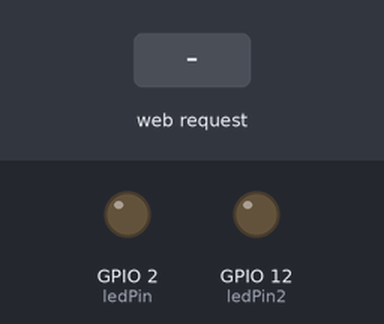
The sketch below on a simulated ESP8266 (NodeMCU). On the bench: output pins drawn as LEDs (lit = HIGH). Inputs (shaded band) come from the test bench. WiFi joins after 1.5 s; servers stay silent unless stated; what the sketch prints to the serial monitor is not drawn.

Above: at 2.7 s.
2.8 s: HTTP request GET /LED=ON received
At 4.0 s:
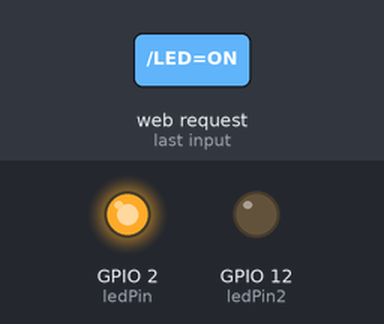
4.3 s: HTTP request GET /LED2=ON received
At 5.1 s:
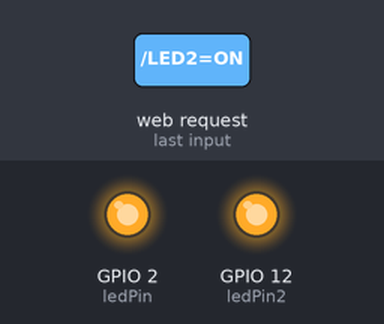
5.8 s: HTTP request GET /LED=OFF received
At 6.2 s:
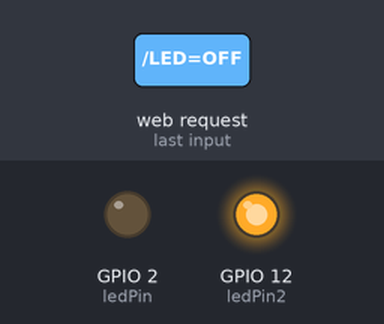
7.3 s: HTTP request GET /LED2=OFF received
At 8.6 s:
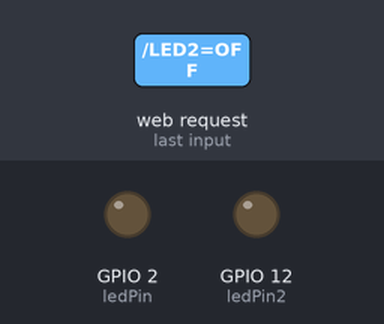
Timing chart, 0 to 9.8 s (numbered marks = the images above; inputs shaded):
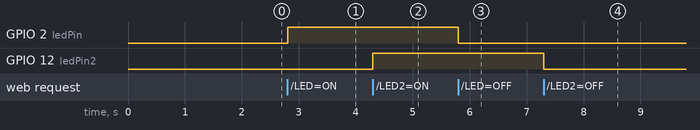

Measured:
- after the input at 2.8 s, GPIO 2 (ledPin): LOW → HIGH at once
- after the input at 4.3 s, GPIO 12 (ledPin2): LOW → HIGH at once
- after the input at 5.8 s, GPIO 2 (ledPin): HIGH → LOW at once
- after the input at 7.3 s, GPIO 12 (ledPin2): HIGH → LOW at once

The sketch:

esp.ino
```cpp
#include  <ESP8266WiFi.h>

const char* ssid     ="ESNET_35"; // Tu wpisz nazwę swojego wifi
const char* password = "17777777"; // Tu wpisz hasło do swojego wifi

int ledPin = 2; // D4
int ledPin2 = 12; // D6
WiFiServer server(80);

void setup() {
Serial.begin(115200);
delay(10);

pinMode(ledPin, OUTPUT);
digitalWrite(ledPin, LOW);
pinMode(ledPin2, OUTPUT);
digitalWrite(ledPin2, LOW);

// Connect to WiFi network
Serial.println();
Serial.println();
Serial.print("Connecting to ");
Serial.println(ssid);

WiFi.begin(ssid, password);
while (WiFi.status() != WL_CONNECTED) {
delay(500);
Serial.print(".");
}

Serial.println("");
Serial.println("WiFi connected");

// Start the server
server.begin();
Serial.println("Server started");

// Print the IP address
Serial.print("Use this URL to connect: ");
Serial.print("http://");
Serial.print(WiFi.localIP());
Serial.println("/");
}

void loop() {
// Check if a client has connected
WiFiClient client = server.available();
if (!client) {
  return;
}

// Wait until the client sends some data
Serial.println("new client");
int timewate = 0;
while(!client.available()){
  delay(1);
  timewate = timewate +1;
  if(timewate>1800)
  {
    Serial.println(">>> Client Timeout !");
    client.stop();
    return;
  }
}

// Read the first line of the request
String request = client.readStringUntil('\r');
Serial.println(request);
client.flush();

// Match the request
int value = LOW;
if (request.indexOf("/LED=ON") != -1)  {
  digitalWrite(ledPin, HIGH);
  value = HIGH;
}

if (request.indexOf("/LED=OFF") != -1)  {
  digitalWrite(ledPin, LOW);
  value = LOW;
}
if (request.indexOf("/LED2=ON") != -1)  {
  digitalWrite(ledPin2, HIGH);
  value = HIGH;
}
if (request.indexOf("/LED2=OFF") != -1)  {
  digitalWrite(ledPin2, LOW);
  value = LOW;
}

// Return the response
client.println("HTTP/1.1 200 OK");
client.println("Content-Type: text/html");
client.println(""); //  do not forget this one
client.println("");
client.println("");
client.print("Led pin is now: ");

client.println("");
client.println("");
client.println("");
client.println("");
client.println("");
client.println("");
delay(1);
Serial.println("Client disonnected");
Serial.println("");
}
```
